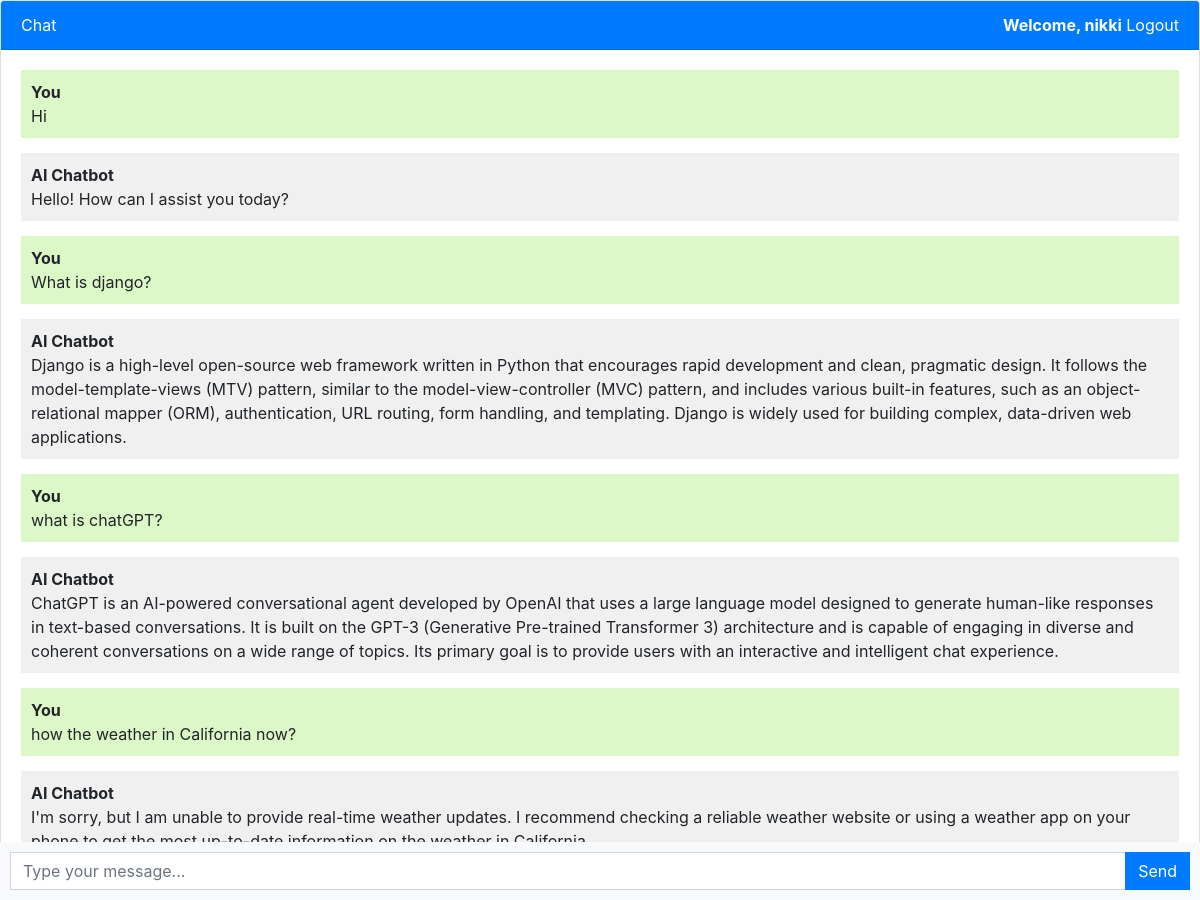
Page / (signed in) on the committed database.
### chatbot/models.py (models this page shows, shortened)
class chat(models.Model):
    user=models.ForeignKey(User, on_delete=models.CASCADE)
    message=models.TextField()
    response=models.TextField()
    created_at=models.DateTimeField(auto_now_add=True)

### chatbot/views.py (the view)
# urls.py: 2. Add a URL to urlpatterns:  path('', views.home, name='home')
def home(request):
    chats=chat.objects.filter(user=request.user)
    if request.method=='POST':
        message= request.POST.get('message')
        response= ask_ai(message)
        chat_history=chat(user=request.user, message=message, response= response, created_at=timezone.now())
        chat_history.save()
        return JsonResponse({'message': message, 'response':response})
    return render(request,'templates/chatbot.html', {"chats":chats})

### templates/chatbot.html (shortened to what this page needs)
{% extends 'base.html' %}
{% block content %}
<div class="chat-container">
  <div class="card flex-grow-1">
    <div class="card-header bg-primary text-white d-flex justify-content-between">
      <span>Chat</span>
      <span>
        {% if user.is_authenticated %}
        <b>Welcome, {{ user.username }}</b> <a style="color: white" href="logout">Logout</a>
        {% else %}
        <a style="color: white" href="login">Login</a> <a style="color: white" href="register">Register</a>
        {% endif %}
      </span>
    </div>
    <div class="card-body messages-box">
      <ul class="list-unstyled messages-list">
        {% for chat in chats %}
        {% if chat.user == request.user %}
        <li class="message sent">
          <div class="message-text">
            <div class="message-sender">
              <b>You</b>
            </div>
            <div class="message-content">
              {{ chat.message }}
            </div>
          </div>
        </li>
        <li class="message received">
          <div class="message-text">
            <div class="message-sender">
              <b>AI Chatbot</b>
            </div>
            <div class="message-content">
              {{ chat.response }}
            </div>
          </div>
        </li>
        {% endif %}
        {% endfor %}
      </ul>
    </div>
  </div>
  <form class="message-form" method="post" action="">
    <div class="input-group">
      <input type="text" class="form-control message-input" placeholder="Type your message..." name="message">
      <div class="input-group-append">
        <button type="submit" class="btn btn-primary btn-send">Send</button>
      </div>
    </div>
  </form>
</div>
{% endblock %}

### templates/base.html (shortened to what this page needs)
<!DOCTYPE html>
<html lang="en">
  <head>
    <link rel="stylesheet" href="https://stackpath.bootstrapcdn.com/bootstrap/4.3.1/css/bootstrap.min.css">
  </head>
  <body>
    {% block content %}{% endblock %}
    <h1>HEADING</h1>
  </body>
</html>

### templates/chatbot.html (style rules this page uses)
body, html { height: 100%; }
.messages-box { flex: 1; overflow-y: auto; }
.messages-list { padding-left: 0; }
.message { margin-bottom: 15px; list-style: none; }
.message-text { padding: 10px; border-radius: 5px; }
.sent { background-color: #dcf8c6; align-self: flex-end; }
.received { background-color: #f1f0f0; align-self: flex-start; }
.message-form { display: flex; position: fixed; bottom: 0; left: 0; right: 0; padding: 10px; background-color: #f8f9fa; }
.message-input { flex: 1; border-radius: 0; border-right: none; }
.btn-send { border-radius: 0; }
.chat-container { height: 100%; display: flex; flex-direction: column; }

### rows in the picture
chat: message "Hi", response "Hello! How can I assist you today?"
chat: message "What is django?", response "Django is a high-level open-source web framework written in Python that encourages rapid development and clean, pragmatic design. It follows the model-template-views (MTV) pattern, similar to the model-view-controller (MVC) pattern, and includes various built-in features, such as an object-relational mapper (ORM), authentication, URL routing, form handling, and templating. Django is widely used for building complex, data-driven web applications."
chat: message "what is chatGPT?", response "ChatGPT is an AI-powered conversational agent developed by OpenAI that uses a large language model designed to generate human-like responses in text-based conversations. It is built on the GPT-3 (Generative Pre-trained Transformer 3) architecture and is capable of engaging in diverse and coherent conversations on a wide range of topics. Its primary goal is to provide users with an interactive and intelligent chat experience."
chat: message "how the weather in California now?", response "I'm sorry, but I am unable to provide real-time weather updates. I recommend checking a reliable weather website or using a weather app on your phone to get the most up-to-date information on the weather in California."

### other values in the picture
{{ user.username }} "nikki"
